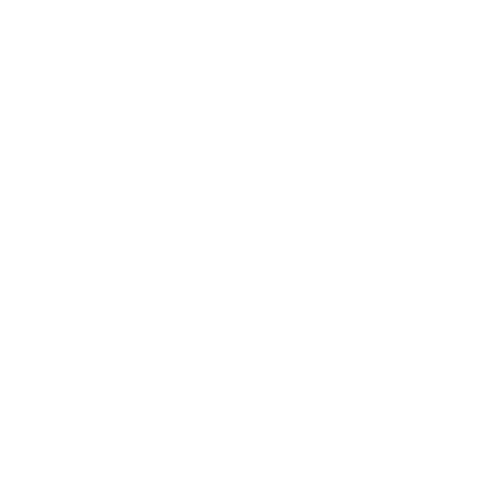
Frame 1 (no input)
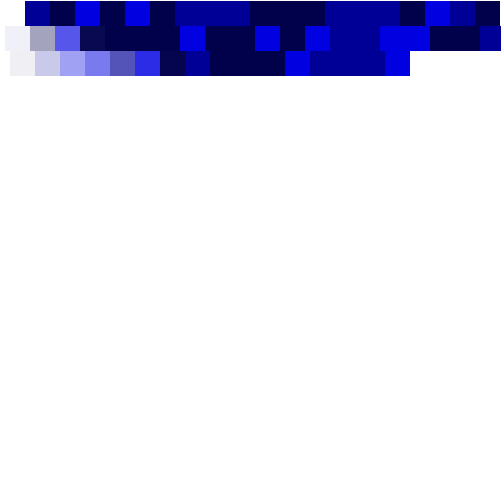
Frame 60 (the mouse pressed at the canvas centre just before this capture)
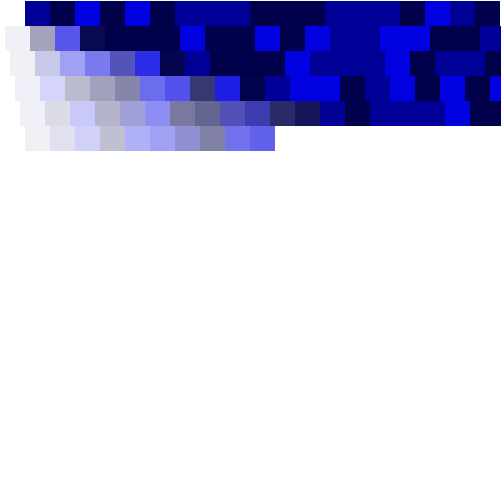
Frame 120 (the mouse held since frame 60 and released just before this capture)

The Processing sketch that drew these frames (run headless with seeded random() and noise(); from frame 60 on, the mouse is pressed at the canvas centre):

// Processing sketch: processing_32557
// ── processing_32557.pde

int x;
int y=1;
float c;
int g;
int a;
int s;

void setup(){
 size(501, 500);
 background(255);
 smooth();
 frameRate(2500);
 
    
}
void draw(){
  fill(0, 0, g, a);
  noStroke();
  rect(x, y, s, s);
  s=25; 
  c = random(0, 3);
  if (c<=2){
    g=150;
  }
  if (c<=1){
    g=75;
  }
  if (c>2){
    g=225;
  }
    x=x+s;
  

 if (x>=500){
   y=y+s;
   x=x-520-s;
 }
 a=(80*x)/y;
}
